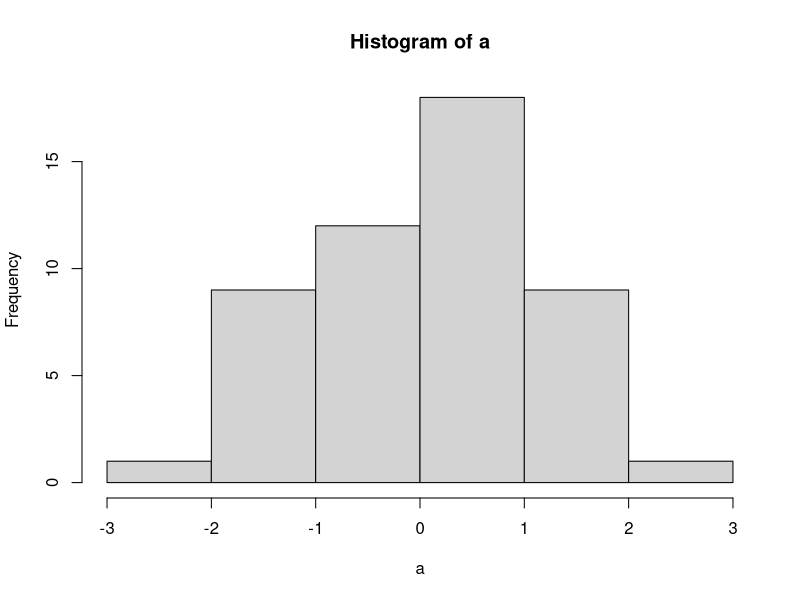
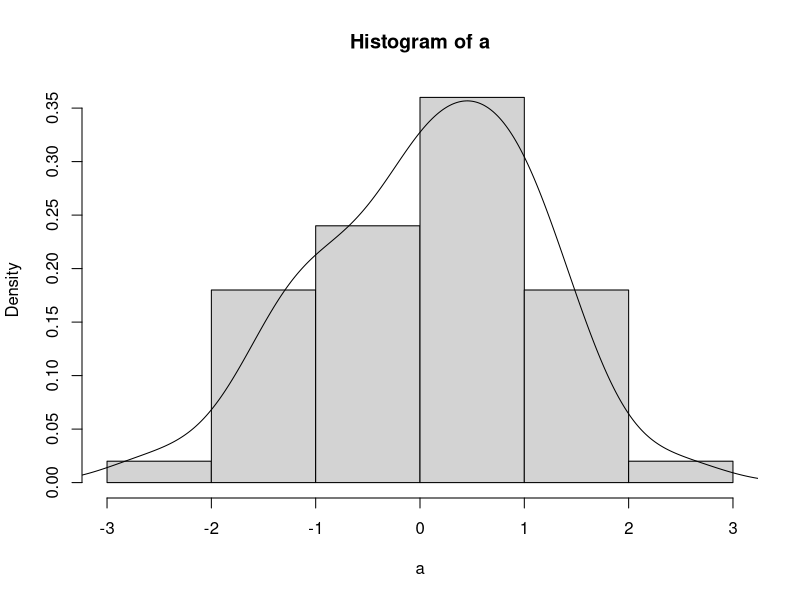
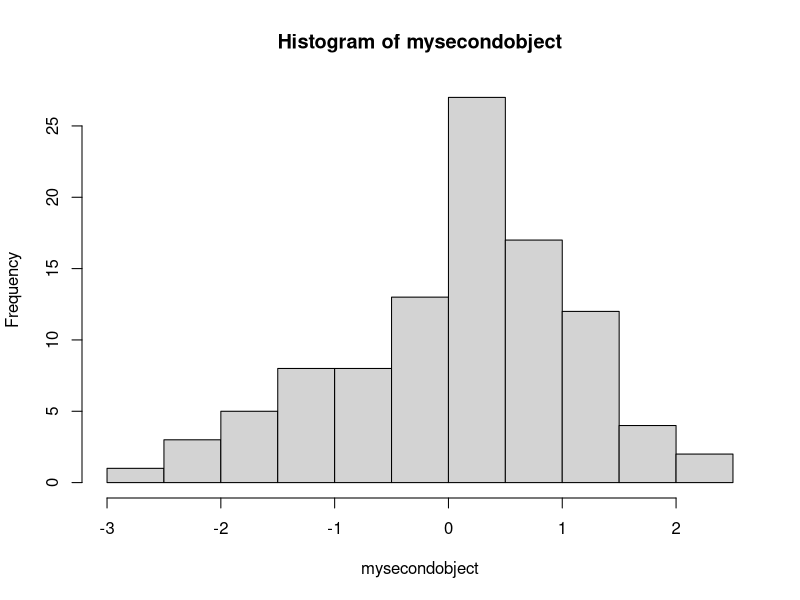
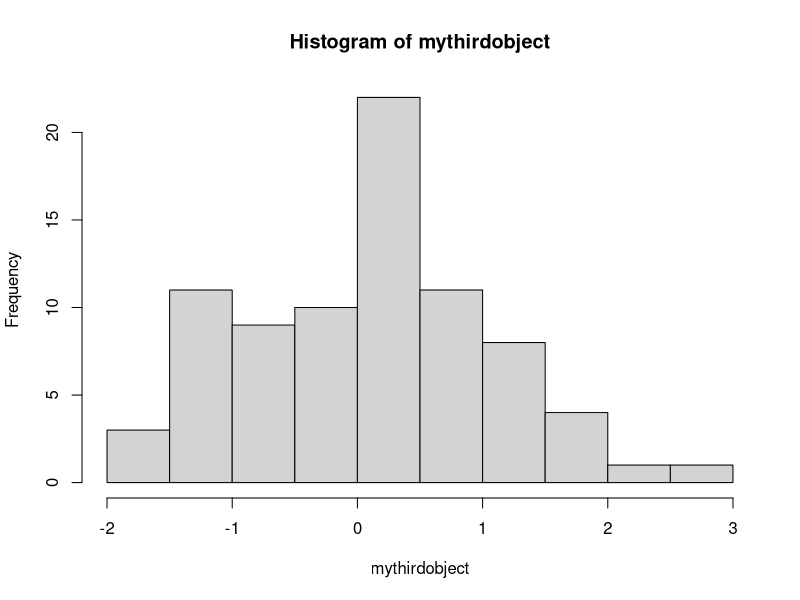
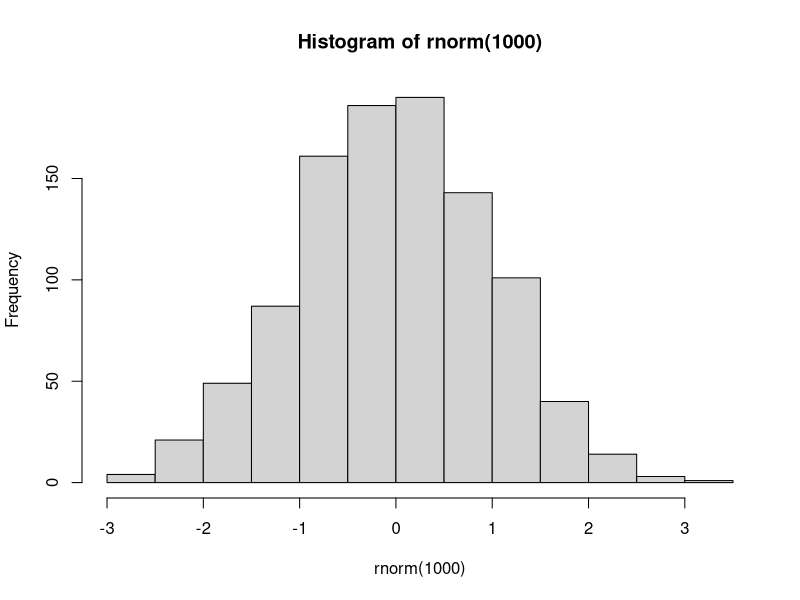
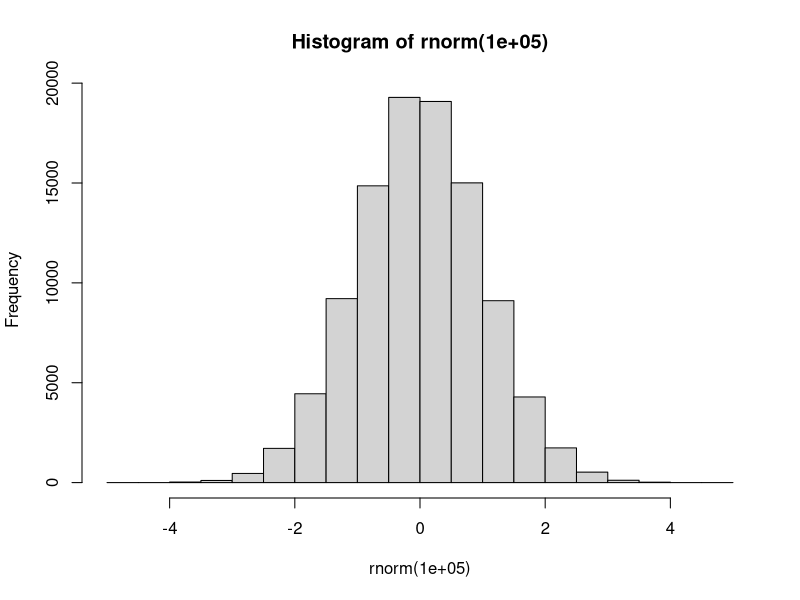
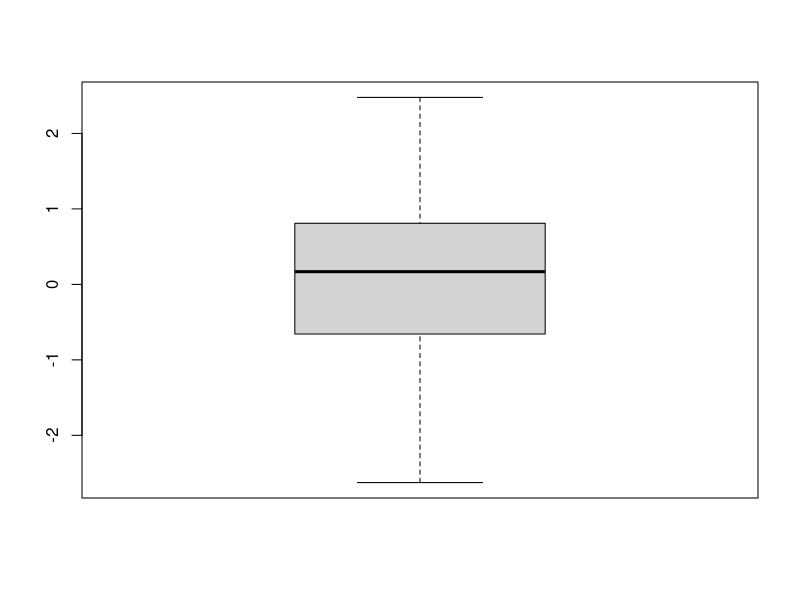
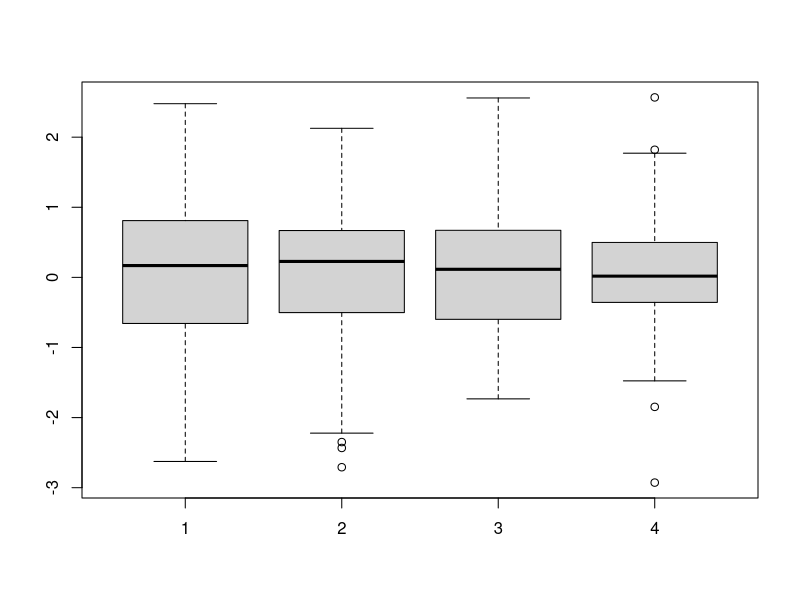

Recreate these plots in R, in order.
## Generate random data
rnorm(50)
## Optional form
rnorm(n = 50)
rnorm(50, mean = 0, sd = 1)
## Assign to a variable
a <- rnorm(50)
## List all the saved objects
ls()
## You can use any other arbitary name (some rules in naming)
mysecondobject <- rnorm(100)
## You can use equal sign too
mythirdobject = rnorm(80)
## The syste CASE SENSITIVE
MyFourthObject <- rnorm(70)

## 1D visualisation
## Stem-and-leaf
stem(a)
## Histogram
hist(a)

## Real histogram
hist(a, freq = FALSE)
## Kernel smoothing model density
lines(density(a))

## Bins calculated automaticly
hist(mysecondobject)
hist(mythirdobject)
## You can use other function in arugment list
hist(rnorm(1000))
hist(rnorm(100000))
?hist
## Boxplot
boxplot(a)
boxplot(a, mysecondobject, mythirdobject, MyFourthObject)
## QQplot
qqnorm(a)
qqnorm(mysecondobject)
qqline(mysecondobject)
